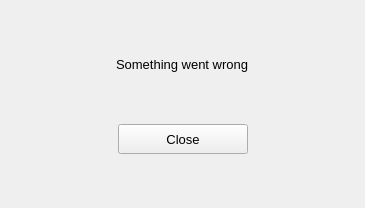
<?xml version="1.0" encoding="UTF-8"?>
<ui version="4.0">
 <class>NameRegistrationDialog</class>
 <widget class="QDialog" name="NameRegistrationDialog">
  <property name="windowModality">
   <enum>Qt::ApplicationModal</enum>
  </property>
  <property name="geometry">
   <rect>
    <x>0</x>
    <y>0</y>
    <width>365</width>
    <height>208</height>
   </rect>
  </property>
  <property name="sizePolicy">
   <sizepolicy hsizetype="Preferred" vsizetype="Preferred">
    <horstretch>0</horstretch>
    <verstretch>0</verstretch>
   </sizepolicy>
  </property>
  <property name="minimumSize">
   <size>
    <width>0</width>
    <height>0</height>
   </size>
  </property>
  <property name="maximumSize">
   <size>
    <width>16777214</width>
    <height>16777214</height>
   </size>
  </property>
  <property name="windowTitle">
   <string>Set Registered Name</string>
  </property>
  <property name="styleSheet">
   <string notr="true"/>
  </property>
  <property name="modal">
   <bool>true</bool>
  </property>
  <layout class="QVBoxLayout" name="verticalLayout_2">
   <property name="leftMargin">
    <number>0</number>
   </property>
   <property name="topMargin">
    <number>0</number>
   </property>
   <property name="rightMargin">
    <number>0</number>
   </property>
   <property name="bottomMargin">
    <number>0</number>
   </property>
   <item>
    <widget class="QStackedWidget" name="stackedWidget">
     <property name="sizePolicy">
      <sizepolicy hsizetype="Expanding" vsizetype="Expanding">
       <horstretch>0</horstretch>
       <verstretch>0</verstretch>
      </sizepolicy>
     </property>
     <property name="maximumSize">
      <size>
       <width>700</width>
       <height>700</height>
      </size>
     </property>
     <property name="styleSheet">
      <string notr="true"/>
     </property>
     <property name="currentIndex">
      <number>2</number>
     </property>
     <widget class="QWidget" name="passwordConfirmPage">
      <property name="sizePolicy">
       <sizepolicy hsizetype="Expanding" vsizetype="Expanding">
        <horstretch>0</horstretch>
        <verstretch>0</verstretch>
       </sizepolicy>
      </property>
      <layout class="QVBoxLayout" name="verticalLayout">
       <item>
        <widget class="QWidget" name="widget" native="true">
         <property name="sizePolicy">
          <sizepolicy hsizetype="Expanding" vsizetype="Expanding">
           <horstretch>0</horstretch>
           <verstretch>0</verstretch>
          </sizepolicy>
         </property>
         <layout class="QHBoxLayout" name="horizontalLayout_4">
          <property name="spacing">
           <number>11</number>
          </property>
          <property name="leftMargin">
           <number>0</number>
          </property>
          <property name="topMargin">
           <number>0</number>
          </property>
          <property name="rightMargin">
           <number>0</number>
          </property>
          <property name="bottomMargin">
           <number>0</number>
          </property>
          <item>
           <layout class="QVBoxLayout" name="verticalLayout_4">
            <property name="topMargin">
             <number>0</number>
            </property>
            <item>
             <spacer name="verticalSpacer_2">
              <property name="orientation">
               <enum>Qt::Vertical</enum>
              </property>
              <property name="sizeHint" stdset="0">
               <size>
                <width>20</width>
                <height>40</height>
               </size>
              </property>
             </spacer>
            </item>
            <item>
             <layout class="QVBoxLayout" name="verticalLayout_5">
              <property name="spacing">
               <number>0</number>
              </property>
              <property name="topMargin">
               <number>0</number>
              </property>
              <item>
               <layout class="QHBoxLayout" name="horizontalLayout_9">
                <item>
                 <spacer name="horizontalSpacer_9">
                  <property name="orientation">
                   <enum>Qt::Horizontal</enum>
                  </property>
                  <property name="sizeHint" stdset="0">
                   <size>
                    <width>40</width>
                    <height>20</height>
                   </size>
                  </property>
                 </spacer>
                </item>
                <item>
                 <widget class="QLabel" name="label_7">
                  <property name="sizePolicy">
                   <sizepolicy hsizetype="Preferred" vsizetype="MinimumExpanding">
                    <horstretch>0</horstretch>
                    <verstretch>0</verstretch>
                   </sizepolicy>
                  </property>
                  <property name="font">
                   <font>
                    <pointsize>10</pointsize>
                   </font>
                  </property>
                  <property name="text">
                   <string>Enter your account password</string>
                  </property>
                 </widget>
                </item>
                <item>
                 <spacer name="horizontalSpacer_10">
                  <property name="orientation">
                   <enum>Qt::Horizontal</enum>
                  </property>
                  <property name="sizeHint" stdset="0">
                   <size>
                    <width>40</width>
                    <height>20</height>
                   </size>
                  </property>
                 </spacer>
                </item>
               </layout>
              </item>
             </layout>
            </item>
            <item>
             <spacer name="verticalSpacer">
              <property name="orientation">
               <enum>Qt::Vertical</enum>
              </property>
              <property name="sizeHint" stdset="0">
               <size>
                <width>20</width>
                <height>40</height>
               </size>
              </property>
             </spacer>
            </item>
            <item>
             <layout class="QHBoxLayout" name="horizontalLayout_12" stretch="1,3,1">
              <property name="spacing">
               <number>0</number>
              </property>
              <property name="topMargin">
               <number>0</number>
              </property>
              <item>
               <spacer name="horizontalSpacer_11">
                <property name="orientation">
                 <enum>Qt::Horizontal</enum>
                </property>
                <property name="sizeHint" stdset="0">
                 <size>
                  <width>40</width>
                  <height>20</height>
                 </size>
                </property>
               </spacer>
              </item>
              <item>
               <widget class="QLineEdit" name="passwordEdit">
                <property name="sizePolicy">
                 <sizepolicy hsizetype="MinimumExpanding" vsizetype="MinimumExpanding">
                  <horstretch>0</horstretch>
                  <verstretch>0</verstretch>
                 </sizepolicy>
                </property>
                <property name="minimumSize">
                 <size>
                  <width>294</width>
                  <height>30</height>
                 </size>
                </property>
                <property name="maximumSize">
                 <size>
                  <width>16777215</width>
                  <height>16777215</height>
                 </size>
                </property>
                <property name="font">
                 <font>
                  <pointsize>10</pointsize>
                 </font>
                </property>
                <property name="toolTip">
                 <string>Password text input</string>
                </property>
                <property name="accessibleName">
                 <string/>
                </property>
                <property name="accessibleDescription">
                 <string>Password text entry</string>
                </property>
                <property name="echoMode">
                 <enum>QLineEdit::Password</enum>
                </property>
                <property name="placeholderText">
                 <string>Password</string>
                </property>
                <property name="clearButtonEnabled">
                 <bool>true</bool>
                </property>
               </widget>
              </item>
              <item>
               <spacer name="horizontalSpacer_16">
                <property name="orientation">
                 <enum>Qt::Horizontal</enum>
                </property>
                <property name="sizeHint" stdset="0">
                 <size>
                  <width>40</width>
                  <height>20</height>
                 </size>
                </property>
               </spacer>
              </item>
             </layout>
            </item>
            <item>
             <spacer name="verticalSpacer_5">
              <property name="orientation">
               <enum>Qt::Vertical</enum>
              </property>
              <property name="sizeHint" stdset="0">
               <size>
                <width>20</width>
                <height>40</height>
               </size>
              </property>
             </spacer>
            </item>
            <item>
             <layout class="QHBoxLayout" name="horizontalLayout_3">
              <item>
               <spacer name="horizontalSpacer">
                <property name="orientation">
                 <enum>Qt::Horizontal</enum>
                </property>
                <property name="sizeHint" stdset="0">
                 <size>
                  <width>40</width>
                  <height>20</height>
                 </size>
                </property>
               </spacer>
              </item>
              <item>
               <widget class="QPushButton" name="btnRegister">
                <property name="minimumSize">
                 <size>
                  <width>130</width>
                  <height>30</height>
                 </size>
                </property>
                <property name="font">
                 <font>
                  <pointsize>10</pointsize>
                 </font>
                </property>
                <property name="styleSheet">
                 <string notr="true"/>
                </property>
                <property name="text">
                 <string>Register</string>
                </property>
               </widget>
              </item>
              <item>
               <spacer name="horizontalSpacer_3">
                <property name="orientation">
                 <enum>Qt::Horizontal</enum>
                </property>
                <property name="sizeHint" stdset="0">
                 <size>
                  <width>40</width>
                  <height>20</height>
                 </size>
                </property>
               </spacer>
              </item>
              <item>
               <widget class="QPushButton" name="btnCancel">
                <property name="minimumSize">
                 <size>
                  <width>130</width>
                  <height>30</height>
                 </size>
                </property>
                <property name="font">
                 <font>
                  <pointsize>10</pointsize>
                 </font>
                </property>
                <property name="styleSheet">
                 <string notr="true"/>
                </property>
                <property name="text">
                 <string>Cancel</string>
                </property>
               </widget>
              </item>
              <item>
               <spacer name="horizontalSpacer_2">
                <property name="orientation">
                 <enum>Qt::Horizontal</enum>
                </property>
                <property name="sizeHint" stdset="0">
                 <size>
                  <width>40</width>
                  <height>20</height>
                 </size>
                </property>
               </spacer>
              </item>
             </layout>
            </item>
            <item>
             <spacer name="verticalSpacer_6">
              <property name="orientation">
               <enum>Qt::Vertical</enum>
              </property>
              <property name="sizeHint" stdset="0">
               <size>
                <width>20</width>
                <height>40</height>
               </size>
              </property>
             </spacer>
            </item>
           </layout>
          </item>
         </layout>
        </widget>
       </item>
      </layout>
     </widget>
     <widget class="QWidget" name="registeringPage">
      <layout class="QVBoxLayout" name="verticalLayout_6">
       <item>
        <layout class="QVBoxLayout" name="verticalLayout_7">
         <property name="topMargin">
          <number>0</number>
         </property>
         <item>
          <spacer name="verticalSpacer_15">
           <property name="orientation">
            <enum>Qt::Vertical</enum>
           </property>
           <property name="sizeHint" stdset="0">
            <size>
             <width>20</width>
             <height>40</height>
            </size>
           </property>
          </spacer>
         </item>
         <item>
          <widget class="QLabel" name="label">
           <property name="font">
            <font>
             <pointsize>10</pointsize>
            </font>
           </property>
           <property name="text">
            <string>Registering Name</string>
           </property>
           <property name="alignment">
            <set>Qt::AlignCenter</set>
           </property>
          </widget>
         </item>
         <item>
          <spacer name="verticalSpacer_7">
           <property name="orientation">
            <enum>Qt::Vertical</enum>
           </property>
           <property name="sizeHint" stdset="0">
            <size>
             <width>20</width>
             <height>40</height>
            </size>
           </property>
          </spacer>
         </item>
         <item>
          <layout class="QHBoxLayout" name="horizontalLayout_15">
           <item>
            <spacer name="horizontalSpacer_32">
             <property name="orientation">
              <enum>Qt::Horizontal</enum>
             </property>
             <property name="sizeHint" stdset="0">
              <size>
               <width>40</width>
               <height>20</height>
              </size>
             </property>
            </spacer>
           </item>
           <item>
            <widget class="QLabel" name="spinnerLabel">
             <property name="minimumSize">
              <size>
               <width>96</width>
               <height>96</height>
              </size>
             </property>
             <property name="maximumSize">
              <size>
               <width>16777215</width>
               <height>16777215</height>
              </size>
             </property>
             <property name="text">
              <string/>
             </property>
            </widget>
           </item>
           <item>
            <spacer name="horizontalSpacer_33">
             <property name="orientation">
              <enum>Qt::Horizontal</enum>
             </property>
             <property name="sizeHint" stdset="0">
              <size>
               <width>40</width>
               <height>20</height>
              </size>
             </property>
            </spacer>
           </item>
          </layout>
         </item>
         <item>
          <spacer name="verticalSpacer_16">
           <property name="orientation">
            <enum>Qt::Vertical</enum>
           </property>
           <property name="sizeHint" stdset="0">
            <size>
             <width>20</width>
             <height>40</height>
            </size>
           </property>
          </spacer>
         </item>
        </layout>
       </item>
      </layout>
     </widget>
     <widget class="QWidget" name="nameNotRegisteredPage">
      <layout class="QVBoxLayout" name="verticalLayout_3">
       <item>
        <spacer name="verticalSpacer_3">
         <property name="orientation">
          <enum>Qt::Vertical</enum>
         </property>
         <property name="sizeHint" stdset="0">
          <size>
           <width>20</width>
           <height>40</height>
          </size>
         </property>
        </spacer>
       </item>
       <item>
        <layout class="QHBoxLayout" name="horizontalLayout_7">
         <item>
          <spacer name="horizontalSpacer_14">
           <property name="orientation">
            <enum>Qt::Horizontal</enum>
           </property>
           <property name="sizeHint" stdset="0">
            <size>
             <width>40</width>
             <height>20</height>
            </size>
           </property>
          </spacer>
         </item>
         <item>
          <widget class="QLabel" name="lblRegistrationError">
           <property name="font">
            <font>
             <pointsize>10</pointsize>
            </font>
           </property>
           <property name="text">
            <string>Something went wrong</string>
           </property>
          </widget>
         </item>
         <item>
          <spacer name="horizontalSpacer_15">
           <property name="orientation">
            <enum>Qt::Horizontal</enum>
           </property>
           <property name="sizeHint" stdset="0">
            <size>
             <width>40</width>
             <height>20</height>
            </size>
           </property>
          </spacer>
         </item>
        </layout>
       </item>
       <item>
        <spacer name="verticalSpacer_8">
         <property name="orientation">
          <enum>Qt::Vertical</enum>
         </property>
         <property name="sizeHint" stdset="0">
          <size>
           <width>20</width>
           <height>40</height>
          </size>
         </property>
        </spacer>
       </item>
       <item>
        <layout class="QHBoxLayout" name="horizontalLayout_5">
         <property name="topMargin">
          <number>0</number>
         </property>
         <item>
          <spacer name="horizontalSpacer_4">
           <property name="orientation">
            <enum>Qt::Horizontal</enum>
           </property>
           <property name="sizeHint" stdset="0">
            <size>
             <width>40</width>
             <height>20</height>
            </size>
           </property>
          </spacer>
         </item>
         <item>
          <widget class="QPushButton" name="btnCloseRegisterDialog">
           <property name="sizePolicy">
            <sizepolicy hsizetype="Minimum" vsizetype="Fixed">
             <horstretch>0</horstretch>
             <verstretch>0</verstretch>
            </sizepolicy>
           </property>
           <property name="minimumSize">
            <size>
             <width>130</width>
             <height>30</height>
            </size>
           </property>
           <property name="font">
            <font>
             <pointsize>10</pointsize>
            </font>
           </property>
           <property name="text">
            <string>Close</string>
           </property>
          </widget>
         </item>
         <item>
          <spacer name="horizontalSpacer_5">
           <property name="orientation">
            <enum>Qt::Horizontal</enum>
           </property>
           <property name="sizeHint" stdset="0">
            <size>
             <width>40</width>
             <height>20</height>
            </size>
           </property>
          </spacer>
         </item>
        </layout>
       </item>
       <item>
        <spacer name="verticalSpacer_4">
         <property name="orientation">
          <enum>Qt::Vertical</enum>
         </property>
         <property name="sizeHint" stdset="0">
          <size>
           <width>20</width>
           <height>40</height>
          </size>
         </property>
        </spacer>
       </item>
      </layout>
     </widget>
    </widget>
   </item>
  </layout>
 </widget>
 <resources/>
 <connections/>
</ui>
